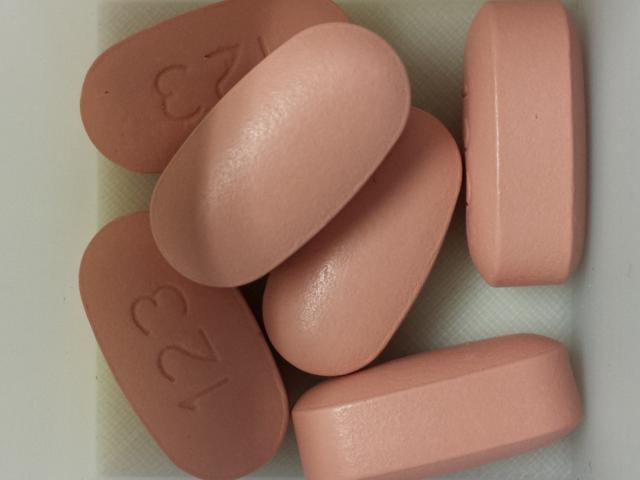
#> input picture photos/Atripla_01.jpg, 640 x 480 px; its folder holds only this picture in this run
$ jupyter execute 'Image Thresholding.ipynb'   (shell and % lines are left out)
#> lines starting #> are read from the running program, lines starting #| are printed output that depends on the picture; after the words box and inside, x2 and y2 are one past the last pixel; in counts of white or black regions, pixels touching at a corner belong together
#> the sliders are set to index = 0
[cell 1]
import cv2
import numpy as np
import os
from matplotlib import pyplot as plt
from ipywidgets import interact, interactive, fixed

# Globals
IMG_PATH = 'photos/'
IMG_NAMES = os.listdir(IMG_PATH)

def adaptive_threshold(index=0):
#> called with index = 0
    path = IMG_PATH + IMG_NAMES[index]
    img = cv2.imread(path)
#> img is the input picture: shape (480, 640, 3); mean B, G, R 106.8, 122.8, 154.3
    img = cv2.cvtColor(img, cv2.COLOR_BGR2GRAY)
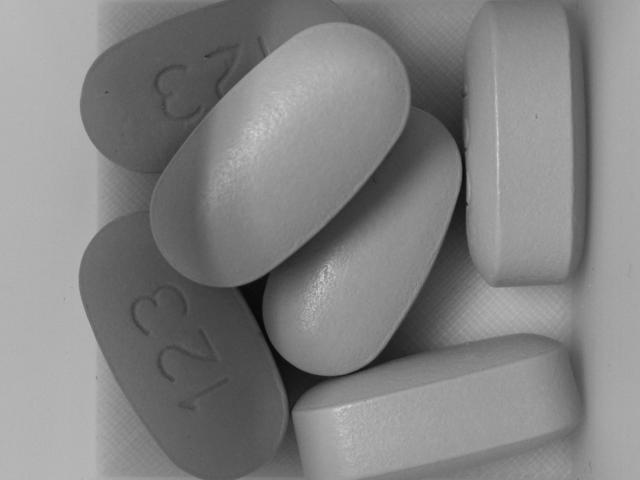
#> img: shape (480, 640); min 4, max 207, mean 130.4
    img = cv2.medianBlur(img,5)

    ret,th1 = cv2.threshold(img,127,255,cv2.THRESH_BINARY)
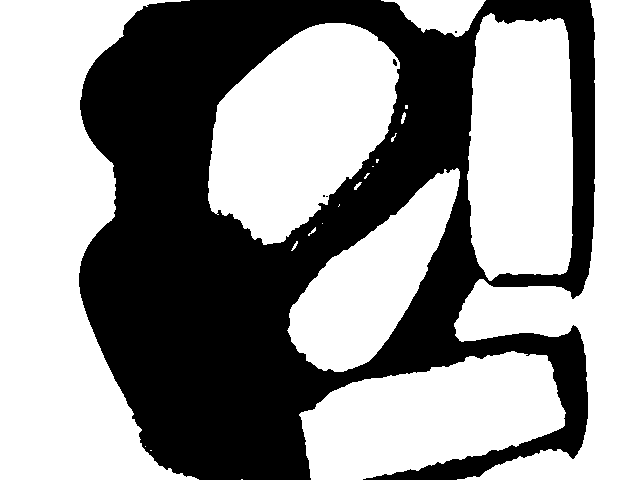
#> th1: shape (480, 640); 58.5% white; 5 black regions (3 under 20 px), largest, box (x1, y1, x2, y2) and area: (79, 0, 595, 480) 127326, (393, 59, 397, 66) 21
    th2 = cv2.adaptiveThreshold(img,255,cv2.ADAPTIVE_THRESH_MEAN_C, cv2.THRESH_BINARY,11,2)
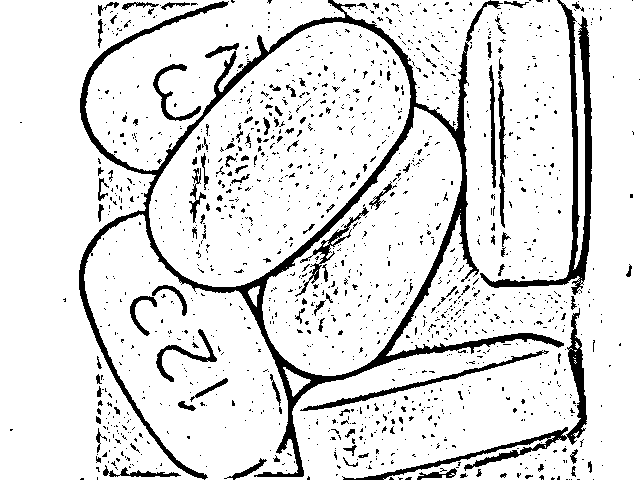
#> th2: shape (480, 640); 88% white; 1413 black regions (1295 under 20 px), largest, box (x1, y1, x2, y2) and area: (79, 0, 564, 480) 15406, (480, 0, 592, 295) 3960, (342, 308, 587, 480) 2540
    th3 = cv2.adaptiveThreshold(img,255,cv2.ADAPTIVE_THRESH_GAUSSIAN_C, cv2.THRESH_BINARY,11,2)
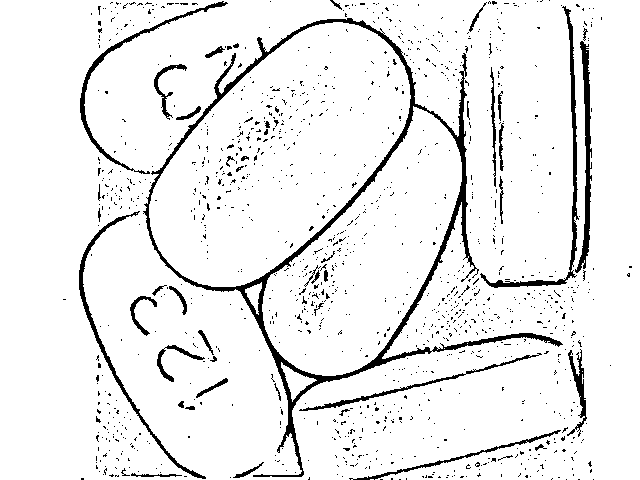
#> th3: shape (480, 640); 92.9% white; 1262 black regions (1215 under 20 px), largest, box (x1, y1, x2, y2) and area: (143, 18, 563, 477) 8344, (480, 6, 579, 288) 1484, (575, 41, 592, 273) 1281

    titles = ['Original Image', 'Global Thresholding (v = 127)',
                'Adaptive Mean Thresholding', 'Adaptive Gaussian Thresholding']
    images = [img, th1, th2, th3]

    plt.figure(figsize=(8,6))
    for i in xrange(4):
        plt.subplot(2,2,i+1),plt.imshow(images[i],'gray')
        plt.title(titles[i])
        plt.xticks([]),plt.yticks([])
    plt.show()
#> the sliders are set to index = 0

def otsu_binarization(index=0):
#> called with index = 0
    path = IMG_PATH + IMG_NAMES[index]
    img = cv2.imread(path, 0)
#> img: shape (480, 640); min 1, max 207, mean 130.4

    # global thresholding
    ret1,th1 = cv2.threshold(img,127,255,cv2.THRESH_BINARY)
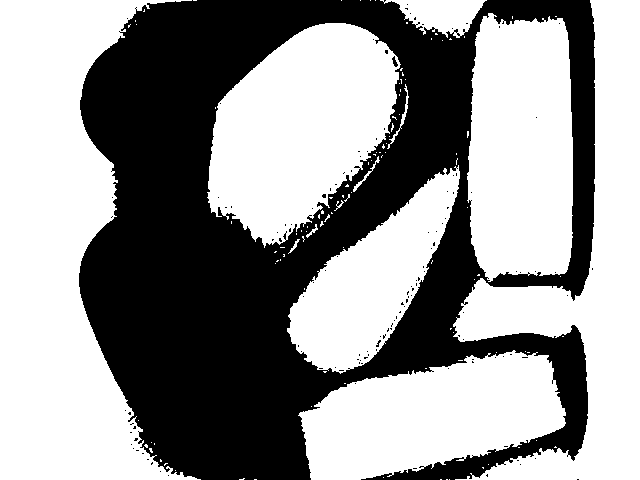
#> th1: shape (480, 640); 58.6% white; 128 black regions (126 under 20 px), largest, box (x1, y1, x2, y2) and area: (79, 0, 595, 480) 126777, (392, 56, 398, 67) 33

    # Otsu's thresholding
    ret2,th2 = cv2.threshold(img,0,255,cv2.THRESH_BINARY+cv2.THRESH_OTSU)
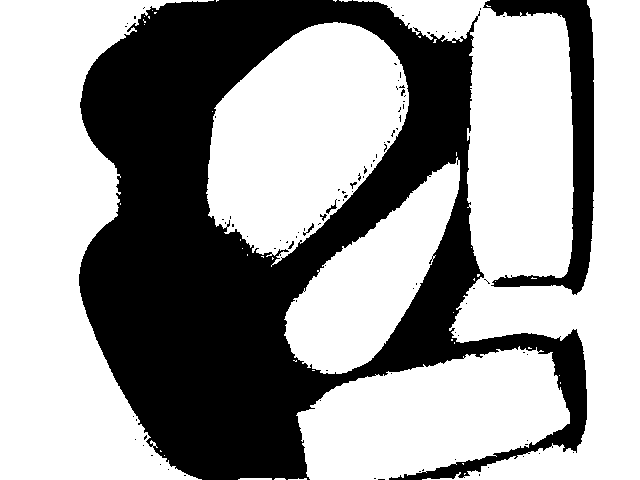
#> th2: shape (480, 640); 62.2% white; 95 black regions (88 under 20 px), largest, box (x1, y1, x2, y2) and area: (79, 0, 587, 480) 107710, (483, 0, 594, 295) 8063, (326, 199, 337, 214) 43
#> ret2 = 122

    # Otsu's thresholding after Gaussian filtering
    blur = cv2.GaussianBlur(img,(5,5),0)
    ret3,th3 = cv2.threshold(blur,0,255,cv2.THRESH_BINARY+cv2.THRESH_OTSU)
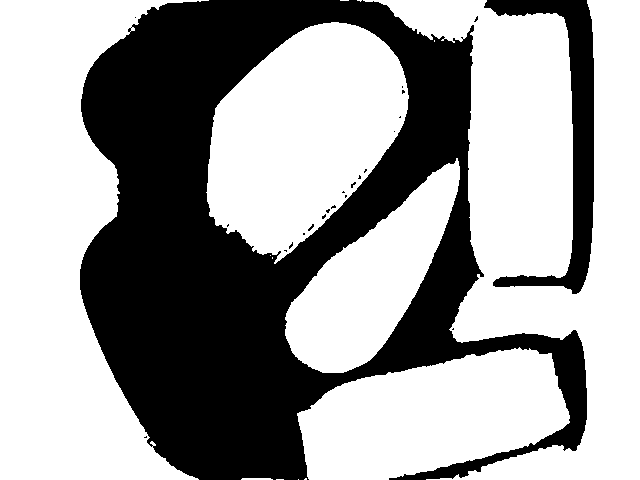
#> th3: shape (480, 640); 62.2% white; 23 black regions (21 under 20 px), largest, box (x1, y1, x2, y2) and area: (80, 0, 587, 480) 107977, (484, 0, 594, 294) 8082
#> ret3 = 122

    # plot all the images and their histograms
    images = [img, 0, th1,
              img, 0, th2,
              blur, 0, th3]
    titles = ['Original Noisy Image','Histogram','Global Thresholding (v=127)',
              'Original Noisy Image','Histogram',"Otsu's Thresholding",
              'Gaussian filtered Image','Histogram',"Otsu's Thresholding"]

    plt.figure(figsize=(16,6))
    for i in xrange(3):
        plt.subplot(3,3,i*3+1),plt.imshow(images[i*3],'gray')
        plt.title(titles[i*3]), plt.xticks([]), plt.yticks([])
        plt.subplot(3,3,i*3+2),plt.hist(images[i*3].ravel(),256)
        plt.title(titles[i*3+1]), plt.xticks([]), plt.yticks([])
        plt.subplot(3,3,i*3+3),plt.imshow(images[i*3+2],'gray')
        plt.title(titles[i*3+2]), plt.xticks([]), plt.yticks([])
    plt.show()
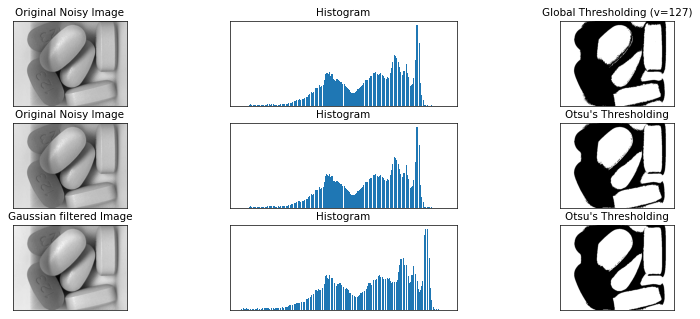
#> figure drawn by matplotlib, 9 panels

$ run again, on photos/Atripla_05.jpg
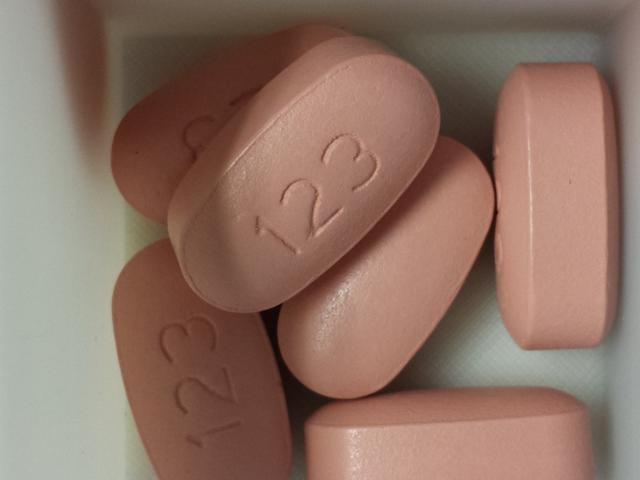
#> input picture photos/Atripla_05.jpg, 640 x 480 px
#> in adaptive_threshold, img is the input picture: shape (480, 640, 3); mean B, G, R 100.6, 113.8, 142.1
#> in adaptive_threshold, `ret,th1 = cv2.threshold(img,127,255,cv2.THRESH_BINARY)`:
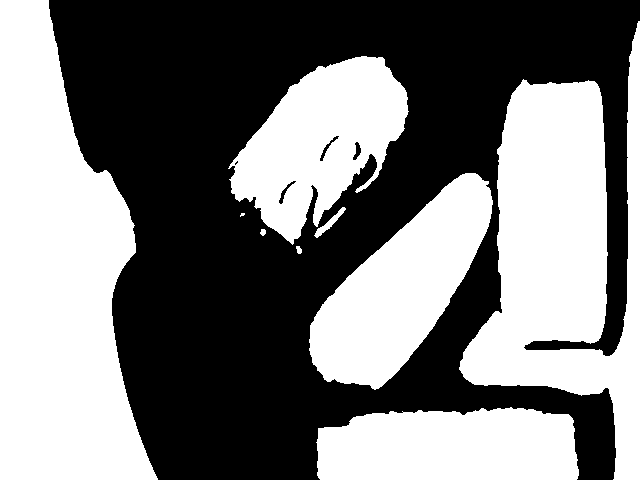
#> th1: shape (480, 640); 48% white; 9 white regions (1 under 20 px), largest, box (x1, y1, x2, y2) and area: (0, 0, 158, 480) 50412, (459, 21, 640, 480) 41173, (309, 173, 493, 390) 19801
#> ret2 = 119
#> in otsu_binarization, `ret3,th3 = cv2.threshold(blur,0,255,cv2.THRESH_BINARY+cv2.THRESH_OTSU)`:
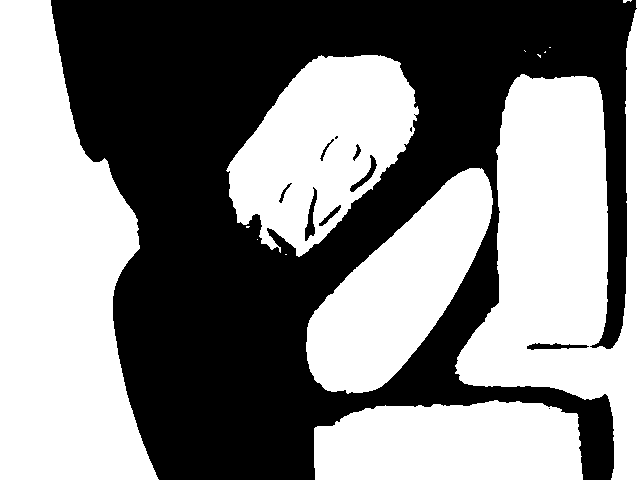
#> th3: shape (480, 640); 51.8% white; 11 black regions (3 under 20 px), largest, box (x1, y1, x2, y2) and area: (51, 0, 637, 480) 147157, (305, 187, 317, 241) 273, (527, 343, 589, 350) 251

$ run again, on photos/Atripla_06.jpg
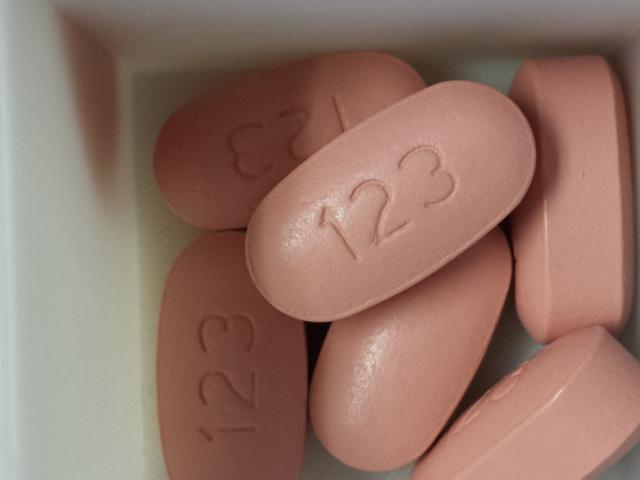
#> input picture photos/Atripla_06.jpg, 640 x 480 px
#> in adaptive_threshold, img is the input picture: shape (480, 640, 3); mean B, G, R 102.6, 115.4, 146.7
#> in adaptive_threshold, `ret,th1 = cv2.threshold(img,127,255,cv2.THRESH_BINARY)`:
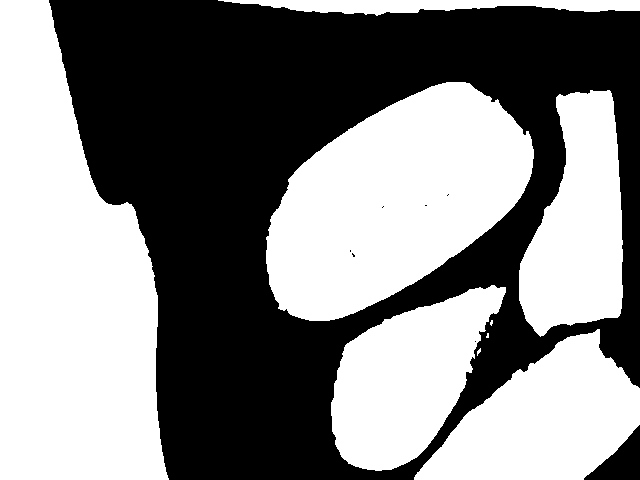
#> th1: shape (480, 640); 51.9% white; 8 black regions (6 under 20 px), largest, box (x1, y1, x2, y2) and area: (49, 0, 640, 480) 146157, (584, 425, 640, 480) 1492
#> ret2 = 118
#> in otsu_binarization, `ret3,th3 = cv2.threshold(blur,0,255,cv2.THRESH_BINARY+cv2.THRESH_OTSU)`:
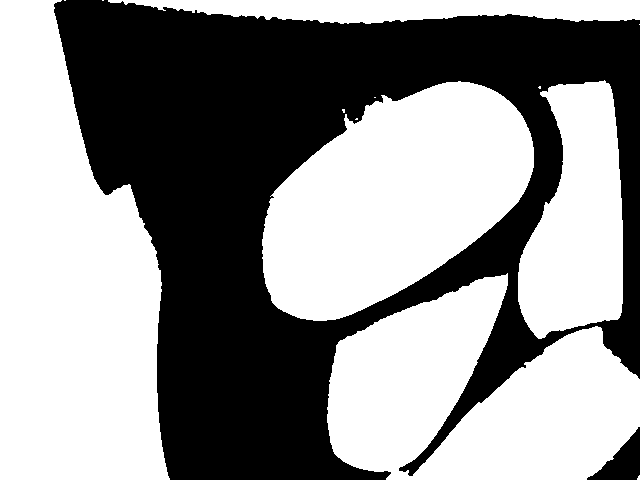
#> th3: shape (480, 640); 56.4% white; 2 black regions, box (x1, y1, x2, y2) and area: (54, 0, 640, 480) 132681, (587, 427, 640, 480) 1308
